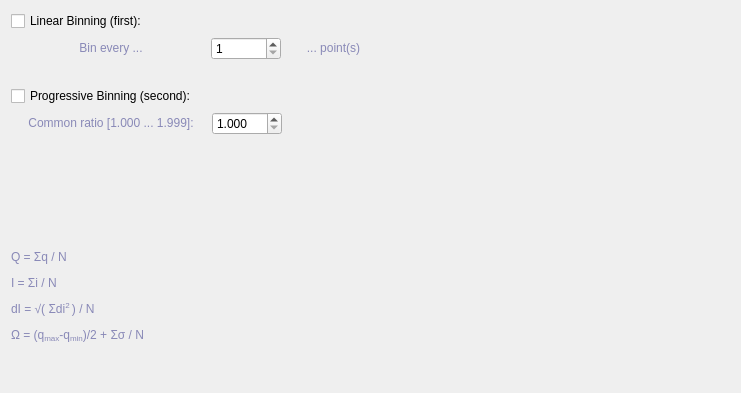
         <widget class="QWidget" name="page_5">
          <property name="geometry">
           <rect>
            <x>0</x>
            <y>0</y>
            <width>741</width>
            <height>393</height>
           </rect>
          </property>
          <attribute name="label">
           <string>Q-Binning</string>
          </attribute>
          <layout class="QVBoxLayout" name="verticalLayout_18">
           <item>
            <layout class="QHBoxLayout" name="horizontalLayout_10">
             <item>
              <layout class="QVBoxLayout" name="verticalLayout_17">
               <item>
                <widget class="QCheckBox" name="checkBoxBinningLinear">
                 <property name="text">
                  <string>Linear Binning (first):</string>
                 </property>
                </widget>
               </item>
               <item>
                <layout class="QHBoxLayout" name="_29">
                 <property name="spacing">
                  <number>0</number>
                 </property>
                 <item>
                  <widget class="QLabel" name="textLabelPresVia_2_4">
                   <property name="sizePolicy">
                    <sizepolicy hsizetype="Preferred" vsizetype="Fixed">
                     <horstretch>0</horstretch>
                     <verstretch>0</verstretch>
                    </sizepolicy>
                   </property>
                   <property name="minimumSize">
                    <size>
                     <width>200</width>
                     <height>0</height>
                    </size>
                   </property>
                   <property name="styleSheet">
                    <string notr="true">    color: rgb(137, 137, 183);
    background-color: transparent;</string>
                   </property>
                   <property name="text">
                    <string>Bin every ...</string>
                   </property>
                   <property name="alignment">
                    <set>Qt::AlignCenter</set>
                   </property>
                   <property name="wordWrap">
                    <bool>true</bool>
                   </property>
                  </widget>
                 </item>
                 <item>
                  <widget class="QSpinBox" name="spinBoxBinningLinear">
                   <property name="sizePolicy">
                    <sizepolicy hsizetype="Expanding" vsizetype="Fixed">
                     <horstretch>0</horstretch>
                     <verstretch>0</verstretch>
                    </sizepolicy>
                   </property>
                   <property name="minimumSize">
                    <size>
                     <width>70</width>
                     <height>0</height>
                    </size>
                   </property>
                   <property name="maximumSize">
                    <size>
                     <width>70</width>
                     <height>32767</height>
                    </size>
                   </property>
                   <property name="minimum">
                    <number>1</number>
                   </property>
                   <property name="maximum">
                    <number>100</number>
                   </property>
                  </widget>
                 </item>
                 <item>
                  <widget class="QLabel" name="textLabelPresVia_2_4_2">
                   <property name="sizePolicy">
                    <sizepolicy hsizetype="Preferred" vsizetype="Fixed">
                     <horstretch>0</horstretch>
                     <verstretch>0</verstretch>
                    </sizepolicy>
                   </property>
                   <property name="minimumSize">
                    <size>
                     <width>105</width>
                     <height>0</height>
                    </size>
                   </property>
                   <property name="styleSheet">
                    <string notr="true">    color: rgb(137, 137, 183);
    background-color: transparent;</string>
                   </property>
                   <property name="text">
                    <string>... point(s)</string>
                   </property>
                   <property name="alignment">
                    <set>Qt::AlignCenter</set>
                   </property>
                   <property name="wordWrap">
                    <bool>true</bool>
                   </property>
                  </widget>
                 </item>
                </layout>
               </item>
              </layout>
             </item>
             <item>
              <spacer name="horizontalSpacer_11">
               <property name="orientation">
                <enum>Qt::Horizontal</enum>
               </property>
               <property name="sizeHint" stdset="0">
                <size>
                 <width>1</width>
                 <height>5</height>
                </size>
               </property>
              </spacer>
             </item>
            </layout>
           </item>
           <item>
            <spacer name="spacer80">
             <property name="orientation">
              <enum>Qt::Vertical</enum>
             </property>
             <property name="sizeType">
              <enum>QSizePolicy::Fixed</enum>
             </property>
             <property name="sizeHint" stdset="0">
              <size>
               <width>5</width>
               <height>20</height>
              </size>
             </property>
            </spacer>
           </item>
           <item>
            <layout class="QHBoxLayout" name="horizontalLayout_9">
             <item>
              <layout class="QVBoxLayout" name="verticalLayout_16">
               <item>
                <widget class="QCheckBox" name="checkBoxBinningProgressive">
                 <property name="text">
                  <string>Progressive Binning (second):</string>
                 </property>
                </widget>
               </item>
               <item>
                <layout class="QHBoxLayout" name="_31">
                 <property name="spacing">
                  <number>1</number>
                 </property>
                 <item>
                  <widget class="QLabel" name="textLabelPresVia_2_4_3">
                   <property name="sizePolicy">
                    <sizepolicy hsizetype="Fixed" vsizetype="Fixed">
                     <horstretch>0</horstretch>
                     <verstretch>0</verstretch>
                    </sizepolicy>
                   </property>
                   <property name="minimumSize">
                    <size>
                     <width>200</width>
                     <height>0</height>
                    </size>
                   </property>
                   <property name="styleSheet">
                    <string notr="true">    color: rgb(137, 137, 183);
    background-color: transparent;</string>
                   </property>
                   <property name="text">
                    <string>Common ratio [1.000 ... 1.999]:</string>
                   </property>
                   <property name="alignment">
                    <set>Qt::AlignCenter</set>
                   </property>
                   <property name="wordWrap">
                    <bool>true</bool>
                   </property>
                  </widget>
                 </item>
                 <item>
                  <widget class="QDoubleSpinBox" name="lineEditBinningProgressive">
                   <property name="minimumSize">
                    <size>
                     <width>70</width>
                     <height>0</height>
                    </size>
                   </property>
                   <property name="maximumSize">
                    <size>
                     <width>100</width>
                     <height>25</height>
                    </size>
                   </property>
                   <property name="baseSize">
                    <size>
                     <width>70</width>
                     <height>0</height>
                    </size>
                   </property>
                   <property name="decimals">
                    <number>3</number>
                   </property>
                   <property name="minimum">
                    <double>1.000000000000000</double>
                   </property>
                   <property name="maximum">
                    <double>1.995000000000000</double>
                   </property>
                   <property name="singleStep">
                    <double>0.005000000000000</double>
                   </property>
                   <property name="value">
                    <double>1.000000000000000</double>
                   </property>
                  </widget>
                 </item>
                </layout>
               </item>
              </layout>
             </item>
             <item>
              <spacer name="horizontalSpacer_9">
               <property name="orientation">
                <enum>Qt::Horizontal</enum>
               </property>
               <property name="sizeHint" stdset="0">
                <size>
                 <width>1</width>
                 <height>5</height>
                </size>
               </property>
              </spacer>
             </item>
            </layout>
           </item>
           <item>
            <spacer name="spacer80_2">
             <property name="orientation">
              <enum>Qt::Vertical</enum>
             </property>
             <property name="sizeType">
              <enum>QSizePolicy::Expanding</enum>
             </property>
             <property name="sizeHint" stdset="0">
              <size>
               <width>5</width>
               <height>1</height>
              </size>
             </property>
            </spacer>
           </item>
           <item>
            <widget class="QLabel" name="textLabel6_6">
             <property name="sizePolicy">
              <sizepolicy hsizetype="Expanding" vsizetype="Fixed">
               <horstretch>0</horstretch>
               <verstretch>0</verstretch>
              </sizepolicy>
             </property>
             <property name="text">
              <string>&lt;html&gt;&lt;head/&gt;&lt;body&gt;&lt;p&gt;&lt;span style=&quot; color:#8989b7;&quot;&gt;Q = Σq&lt;/span&gt;&lt;span style=&quot; color:#8989b7; vertical-align:super;&quot;/&gt;&lt;span style=&quot; color:#8989b7;&quot;&gt; / N&lt;/span&gt;&lt;/p&gt;&lt;p&gt;&lt;span style=&quot; color:#8989b7;&quot;&gt;I   = Σi&lt;/span&gt;&lt;span style=&quot; color:#8989b7; vertical-align:super;&quot;/&gt;&lt;span style=&quot; color:#8989b7;&quot;&gt; / N&lt;/span&gt;&lt;/p&gt;&lt;p&gt;&lt;span style=&quot; color:#8989b7;&quot;&gt;dI = √( Σdi&lt;/span&gt;&lt;span style=&quot; color:#8989b7; vertical-align:super;&quot;&gt;2 &lt;/span&gt;&lt;span style=&quot; color:#8989b7;&quot;&gt;) / N&lt;/span&gt;&lt;/p&gt;&lt;p&gt;&lt;span style=&quot; color:#8989b7;&quot;&gt;Ω = (q&lt;/span&gt;&lt;span style=&quot; color:#8989b7; vertical-align:sub;&quot;&gt;max&lt;/span&gt;&lt;span style=&quot; color:#8989b7;&quot;&gt;-q&lt;/span&gt;&lt;span style=&quot; color:#8989b7; vertical-align:sub;&quot;&gt;min&lt;/span&gt;&lt;span style=&quot; color:#8989b7;&quot;&gt;)/2 + Σσ&lt;/span&gt;&lt;span style=&quot; color:#8989b7; vertical-align:super;&quot;/&gt;&lt;span style=&quot; color:#8989b7;&quot;&gt; / N&lt;/span&gt;&lt;/p&gt;&lt;p&gt;&lt;br/&gt;&lt;/p&gt;&lt;/body&gt;&lt;/html&gt;</string>
             </property>
             <property name="wordWrap">
              <bool>true</bool>
             </property>
            </widget>
           </item>
          </layout>
         </widget>
